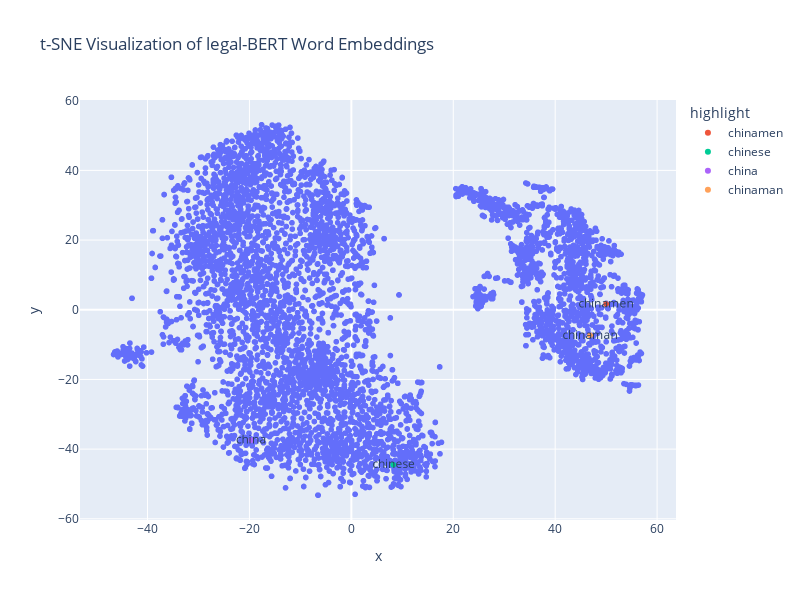

Notebook cell for this chart:
### Code cell
# Create a DataFrame for visualization
import plotly.express as px

df_tsne = pd.DataFrame(tsne_results, columns=['x', 'y'])
df_tsne['word'] = list(word_embeddings.keys())
# Highlight the word 'chinese' in the plot
keywords = ["chinese", "china", "chinaman", "chinamen"]
df_tsne['highlight'] = df_tsne['word'].apply(lambda x: x if x in keywords else '')

fig = px.scatter(
    df_tsne,
    x='x',
    y='y',
    title='t-SNE Visualization of legal-BERT Word Embeddings',
    color='highlight',                        
    hover_data=['word'], 
    text= 'highlight',
    height=600,
    width=800
)

fig.show()

### Figure 1 — Plotly figure (JSON) as saved in the notebook; plotly's stock layout.template omitted (floating-point values rounded to 4 significant figures; data arrays with more than 128 entries replaced by an {"elided": "..."} marker saying what was removed)
{"data": [{"customdata": {"elided": "4901x1 str values"}, "hovertemplate": "highlight=%{text}<br>x=%{x}<br>y=%{y}<br>word=%{customdata[0]}<extra></extra>", "legendgroup": "", "marker": {"color": "#636efa", "symbol": "circle"}, "mode": "markers+text", "name": "", "showlegend": false, "text": {"elided": "4901 str values"}, "type": "scattergl", "x": {"elided": "4901 float values"}, "xaxis": "x", "y": {"elided": "4901 float values"}, "yaxis": "y"}, {"customdata": [["chinamen"]], "hovertemplate": "highlight=%{text}<br>x=%{x}<br>y=%{y}<br>word=%{customdata[0]}<extra></extra>", "legendgroup": "chinamen", "marker": {"color": "#EF553B", "symbol": "circle"}, "mode": "markers+text", "name": "chinamen", "showlegend": true, "text": ["chinamen"], "type": "scattergl", "x": [49.99], "xaxis": "x", "y": [1.67], "yaxis": "y"}, {"customdata": [["chinese"]], "hovertemplate": "highlight=%{text}<br>x=%{x}<br>y=%{y}<br>word=%{customdata[0]}<extra></extra>", "legendgroup": "chinese", "marker": {"color": "#00cc96", "symbol": "circle"}, "mode": "markers+text", "name": "chinese", "showlegend": true, "text": ["chinese"], "type": "scattergl", "x": [8.232], "xaxis": "x", "y": [-44.48], "yaxis": "y"}, {"customdata": [["china"]], "hovertemplate": "highlight=%{text}<br>x=%{x}<br>y=%{y}<br>word=%{customdata[0]}<extra></extra>", "legendgroup": "china", "marker": {"color": "#ab63fa", "symbol": "circle"}, "mode": "markers+text", "name": "china", "showlegend": true, "text": ["china"], "type": "scattergl", "x": [-19.66], "xaxis": "x", "y": [-37.44], "yaxis": "y"}, {"customdata": [["chinaman"]], "hovertemplate": "highlight=%{text}<br>x=%{x}<br>y=%{y}<br>word=%{customdata[0]}<extra></extra>", "legendgroup": "chinaman", "marker": {"color": "#FFA15A", "symbol": "circle"}, "mode": "markers+text", "name": "chinaman", "showlegend": true, "text": ["chinaman"], "type": "scattergl", "x": [46.84], "xaxis": "x", "y": [-7.333], "yaxis": "y"}], "layout": {"height": 600, "legend": {"title": {"text": "highlight"}, "tracegroupgap": 0}, "title": {"text": "t-SNE Visualization of legal-BERT Word Embeddings"}, "width": 800, "xaxis": {"anchor": "y", "domain": [0, 1], "title": {"text": "x"}}, "yaxis": {"anchor": "x", "domain": [0, 1], "title": {"text": "y"}}}}
